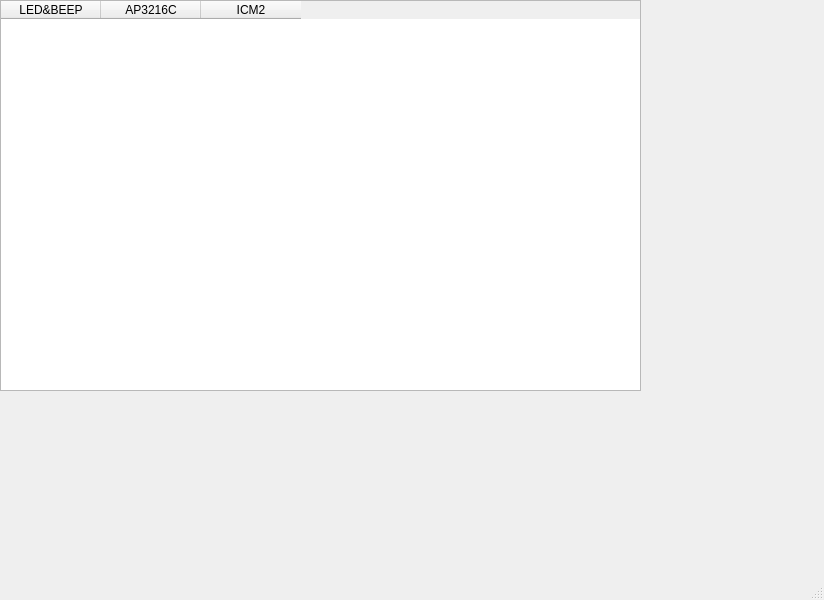
<?xml version="1.0" encoding="UTF-8"?>
<ui version="4.0">
 <class>MainWindow</class>
 <widget class="QMainWindow" name="MainWindow">
  <property name="geometry">
   <rect>
    <x>0</x>
    <y>0</y>
    <width>824</width>
    <height>600</height>
   </rect>
  </property>
  <property name="windowTitle">
   <string>MainWindow</string>
  </property>
  <widget class="QWidget" name="centralwidget">
   <widget class="QTableWidget" name="tableWidget">
    <property name="geometry">
     <rect>
      <x>0</x>
      <y>0</y>
      <width>641</width>
      <height>391</height>
     </rect>
    </property>
    <column>
     <property name="text">
      <string>LED&amp;BEEP</string>
     </property>
    </column>
    <column>
     <property name="text">
      <string>AP3216C</string>
     </property>
    </column>
    <column>
     <property name="text">
      <string>ICM2</string>
     </property>
    </column>
   </widget>
  </widget>
  <widget class="QMenuBar" name="menubar">
   <property name="geometry">
    <rect>
     <x>0</x>
     <y>0</y>
     <width>824</width>
     <height>28</height>
    </rect>
   </property>
  </widget>
  <widget class="QStatusBar" name="statusbar"/>
 </widget>
 <resources/>
 <connections/>
</ui>
